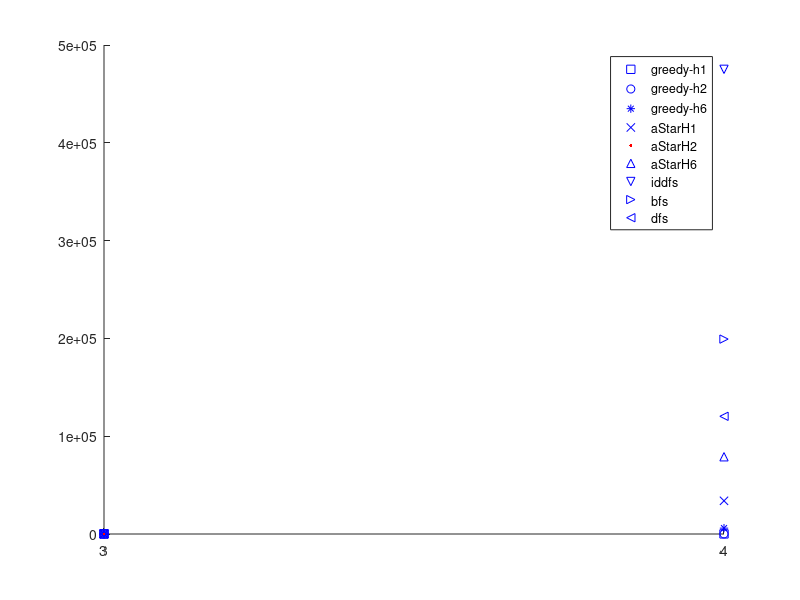

Reproduce this figure in MATLAB.
          #N,exposions,cost
greedy_h1=[3,4,3;4,115,14];
greedy_h2=[3,7,4;4,98,10];
greedy_h6=[3,53,5;4,5999,16];
a_star_h1=[3,22,3;4, 33935, 7];
a_star_h2=[3,31,3,4,47696, 8 ];
a_star_h6=[3,66,3;4,78973, 7 ];
iddfs=[3,278,3;4,475128, 7 ];
bfs=[3,107,3;4,199305, 8 ];
dfs=[3,130,8;4,120359, 23 ];


hold on;
scatter(greedy_h1(:,1),greedy_h1(:,2),[],'b','s');
scatter(greedy_h2(:,1),greedy_h2(:,2),[],'b','o');
scatter(greedy_h6(:,1),greedy_h6(:,2),[],'b','*');

scatter(a_star_h1(:,1),a_star_h1(:,2),[],'b','x');

scatter(a_star_h2(:,1),a_star_h2(:,2),[],'r','.');

scatter(a_star_h6(:,1),a_star_h6(:,2),[],'b','^');
scatter(iddfs(:,1),iddfs(:,2),[],'b','v');
scatter(bfs(:,1),bfs(:,2),[],'b','>');
scatter(dfs(:,1),dfs(:,2),[],'b','<');
hold off;


legend ("greedy-h1","greedy-h2","greedy-h6","aStarH1","aStarH2","aStarH6","iddfs","bfs","dfs");
set(gca, 'xtick', 3:1:4)